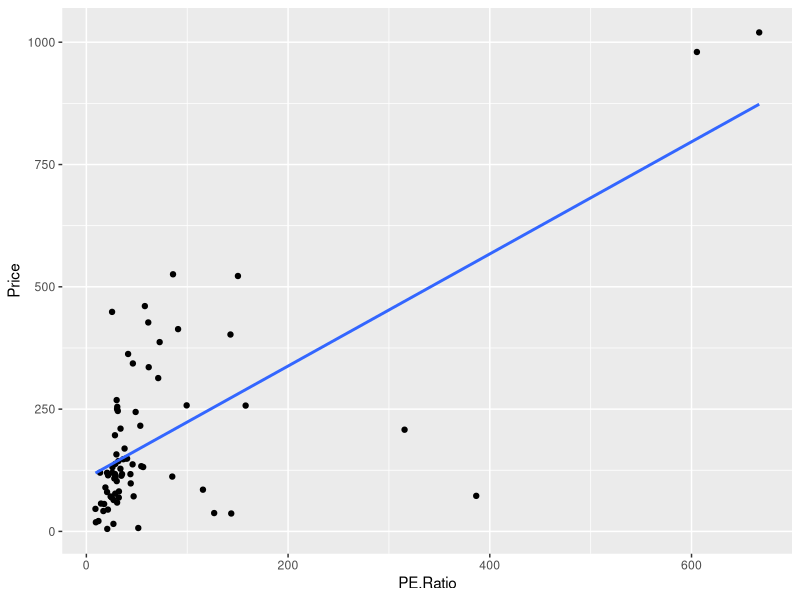
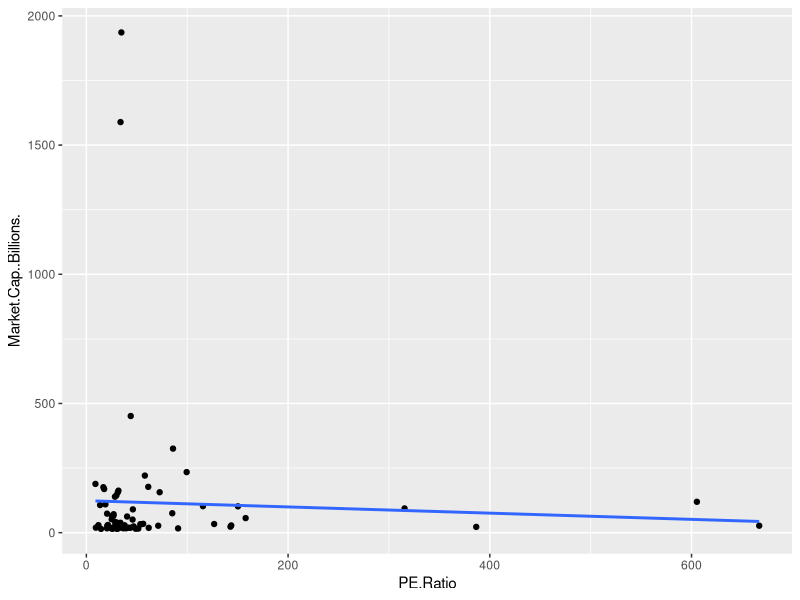

Write the R code that produced these figures, in order.
# This chart looks at the relationship between PE ratio and Price per share to see whether
# they are correlated even with the extremely expensive stocks.

library(stringr)
library(tidyverse)
library(tidyr)
library(ggplot2)

tech_companies <- read.csv("TSL.csv", header = TRUE)

ggplot(tech_companies, aes(x = PE.Ratio, y = Price)) + 
  geom_point() + geom_smooth(method=lm, se=FALSE)

ggplot(tech_companies, aes(x = PE.Ratio, y = Market.Cap..Billions.)) + 
  geom_point() + geom_smooth(method=lm, se=FALSE)

# This additional chart shows that there is little correlation between a large PE Ratio and 
# actual market cap, so there are definitely more important measures of value.